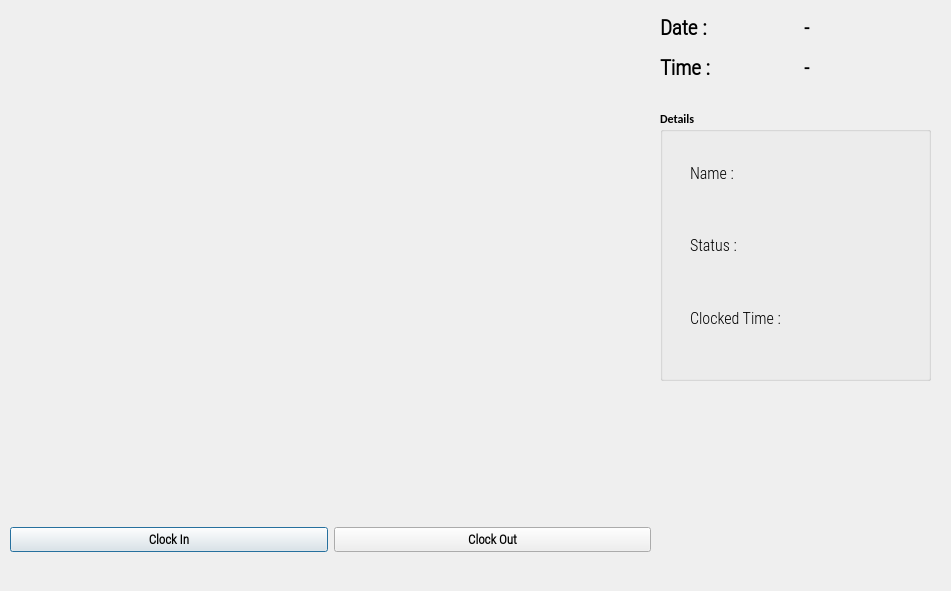
<?xml version="1.0" encoding="UTF-8"?>
<ui version="4.0">
 <class>OutputDialog</class>
 <widget class="QDialog" name="OutputDialog">
  <property name="geometry">
   <rect>
    <x>0</x>
    <y>0</y>
    <width>951</width>
    <height>591</height>
   </rect>
  </property>
  <property name="minimumSize">
   <size>
    <width>0</width>
    <height>0</height>
   </size>
  </property>
  <property name="maximumSize">
   <size>
    <width>1280</width>
    <height>720</height>
   </size>
  </property>
  <property name="font">
   <font>
    <family>Calibri</family>
    <weight>75</weight>
    <bold>true</bold>
   </font>
  </property>
  <property name="windowTitle">
   <string>Face Recognition Attendance App</string>
  </property>
  <property name="windowIcon">
   <iconset resource="resource.qrc">
    <normaloff>:/icon/icon.png</normaloff>:/icon/icon.png</iconset>
  </property>
  <widget class="QLabel" name="imgLabel">
   <property name="geometry">
    <rect>
     <x>10</x>
     <y>10</y>
     <width>640</width>
     <height>480</height>
    </rect>
   </property>
   <property name="minimumSize">
    <size>
     <width>4</width>
     <height>0</height>
    </size>
   </property>
   <property name="maximumSize">
    <size>
     <width>640</width>
     <height>480</height>
    </size>
   </property>
   <property name="text">
    <string/>
   </property>
  </widget>
  <widget class="QWidget" name="horizontalLayoutWidget">
   <property name="geometry">
    <rect>
     <x>10</x>
     <y>500</y>
     <width>641</width>
     <height>80</height>
    </rect>
   </property>
   <layout class="QHBoxLayout" name="horizontalLayout">
    <item>
     <widget class="QPushButton" name="ClockInButton">
      <property name="font">
       <font>
        <family>Roboto Condensed Light</family>
        <pointsize>10</pointsize>
        <weight>75</weight>
        <bold>true</bold>
       </font>
      </property>
      <property name="text">
       <string>Clock In</string>
      </property>
      <property name="checkable">
       <bool>true</bool>
      </property>
     </widget>
    </item>
    <item>
     <widget class="QPushButton" name="ClockOutButton">
      <property name="font">
       <font>
        <family>Roboto Condensed Light</family>
        <pointsize>10</pointsize>
        <weight>75</weight>
        <bold>true</bold>
       </font>
      </property>
      <property name="text">
       <string>Clock Out</string>
      </property>
      <property name="checkable">
       <bool>true</bool>
      </property>
     </widget>
    </item>
   </layout>
  </widget>
  <widget class="QWidget" name="gridLayoutWidget">
   <property name="geometry">
    <rect>
     <x>660</x>
     <y>10</y>
     <width>281</width>
     <height>75</height>
    </rect>
   </property>
   <layout class="QGridLayout" name="gridLayout_2">
    <item row="0" column="0">
     <widget class="QLabel" name="label">
      <property name="font">
       <font>
        <family>Roboto Condensed Light</family>
        <pointsize>16</pointsize>
        <weight>75</weight>
        <bold>true</bold>
       </font>
      </property>
      <property name="text">
       <string>Date :</string>
      </property>
     </widget>
    </item>
    <item row="0" column="1">
     <widget class="QLabel" name="Date_Label">
      <property name="font">
       <font>
        <family>Roboto Condensed Light</family>
        <pointsize>15</pointsize>
        <weight>75</weight>
        <bold>true</bold>
       </font>
      </property>
      <property name="text">
       <string>-</string>
      </property>
     </widget>
    </item>
    <item row="1" column="0">
     <widget class="QLabel" name="label_2">
      <property name="font">
       <font>
        <family>Roboto Condensed Light</family>
        <pointsize>16</pointsize>
        <weight>75</weight>
        <bold>true</bold>
       </font>
      </property>
      <property name="text">
       <string>Time :</string>
      </property>
     </widget>
    </item>
    <item row="1" column="1">
     <widget class="QLabel" name="Time_Label">
      <property name="font">
       <font>
        <family>Roboto Condensed Light</family>
        <pointsize>15</pointsize>
        <weight>75</weight>
        <bold>true</bold>
       </font>
      </property>
      <property name="text">
       <string>-</string>
      </property>
     </widget>
    </item>
   </layout>
  </widget>
  <widget class="QGroupBox" name="groupBox">
   <property name="geometry">
    <rect>
     <x>660</x>
     <y>110</y>
     <width>271</width>
     <height>271</height>
    </rect>
   </property>
   <property name="title">
    <string>Details</string>
   </property>
   <widget class="QWidget" name="verticalLayoutWidget">
    <property name="geometry">
     <rect>
      <x>30</x>
      <y>30</y>
      <width>141</width>
      <height>211</height>
     </rect>
    </property>
    <layout class="QVBoxLayout" name="verticalLayout">
     <item>
      <widget class="QLabel" name="label_3">
       <property name="font">
        <font>
         <family>Roboto Condensed Light</family>
         <pointsize>12</pointsize>
         <weight>50</weight>
         <bold>false</bold>
        </font>
       </property>
       <property name="text">
        <string>Name : </string>
       </property>
      </widget>
     </item>
     <item>
      <widget class="QLabel" name="label_4">
       <property name="font">
        <font>
         <family>Roboto Condensed Light</family>
         <pointsize>12</pointsize>
         <weight>50</weight>
         <bold>false</bold>
        </font>
       </property>
       <property name="text">
        <string>Status :</string>
       </property>
      </widget>
     </item>
     <item>
      <widget class="QLabel" name="label_5">
       <property name="font">
        <font>
         <family>Roboto Condensed Light</family>
         <pointsize>12</pointsize>
         <weight>50</weight>
         <bold>false</bold>
        </font>
       </property>
       <property name="text">
        <string>Clocked Time : </string>
       </property>
      </widget>
     </item>
    </layout>
   </widget>
   <widget class="QWidget" name="verticalLayoutWidget_2">
    <property name="geometry">
     <rect>
      <x>120</x>
      <y>30</y>
      <width>131</width>
      <height>211</height>
     </rect>
    </property>
    <layout class="QVBoxLayout" name="verticalLayout_2">
     <item>
      <widget class="QLabel" name="NameLabel">
       <property name="font">
        <font>
         <family>Roboto Condensed Light</family>
         <pointsize>12</pointsize>
         <weight>50</weight>
         <bold>false</bold>
        </font>
       </property>
       <property name="text">
        <string/>
       </property>
      </widget>
     </item>
     <item>
      <widget class="QLabel" name="StatusLabel">
       <property name="font">
        <font>
         <family>Roboto Condensed Light</family>
         <pointsize>12</pointsize>
         <weight>50</weight>
         <bold>false</bold>
        </font>
       </property>
       <property name="text">
        <string/>
       </property>
      </widget>
     </item>
     <item>
      <layout class="QHBoxLayout" name="horizontalLayout_2">
       <item>
        <widget class="QLabel" name="HoursLabel">
         <property name="font">
          <font>
           <family>Roboto Condensed Light</family>
           <pointsize>12</pointsize>
           <weight>50</weight>
           <bold>false</bold>
          </font>
         </property>
         <property name="text">
          <string/>
         </property>
        </widget>
       </item>
       <item>
        <widget class="QLabel" name="MinLabel">
         <property name="font">
          <font>
           <family>Roboto Condensed Light</family>
           <pointsize>12</pointsize>
           <weight>50</weight>
           <bold>false</bold>
          </font>
         </property>
         <property name="text">
          <string/>
         </property>
        </widget>
       </item>
      </layout>
     </item>
    </layout>
   </widget>
  </widget>
 </widget>
 <resources>
  <include location="resource.qrc"/>
 </resources>
 <connections/>
</ui>
